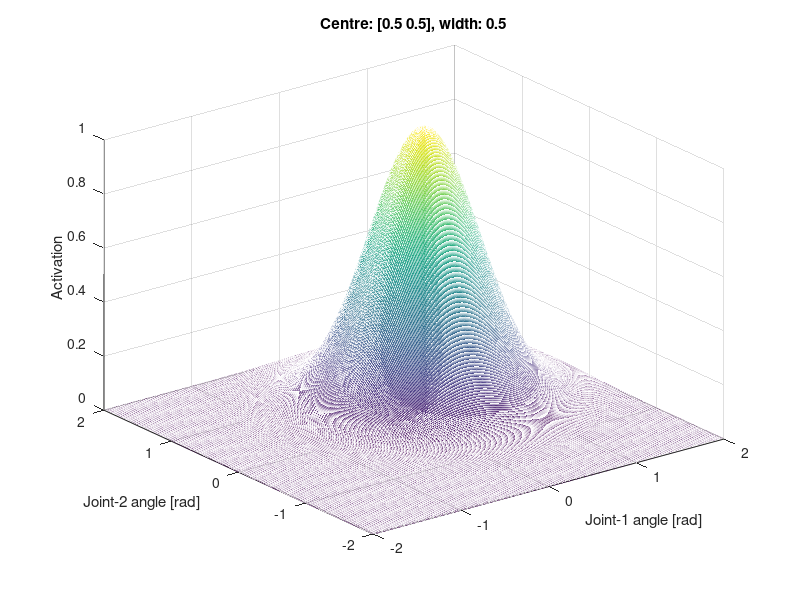

The MATLAB source for this figure:
theta1 = [-2:0.01:2]';
theta2 = [-2:0.01:2]';
theta = [theta1 theta2];
centre_theta = [0.5 0.5];
sigma_theta = 0.5;
act = [];
for i = 1:length(theta1)
    for j = 1:length(theta2)
        x = [theta1(i) theta2(j)]' - centre_theta';
        act(i,j) = exp(-(x'*x/(2*sigma_theta^2)));
    end
end

mesh(theta1,theta2,act);
title('Centre: [0.5 0.5], width: 0.5');
xlabel('Joint-1 angle [rad]');
ylabel('Joint-2 angle [rad]');
zlabel('Activation');
